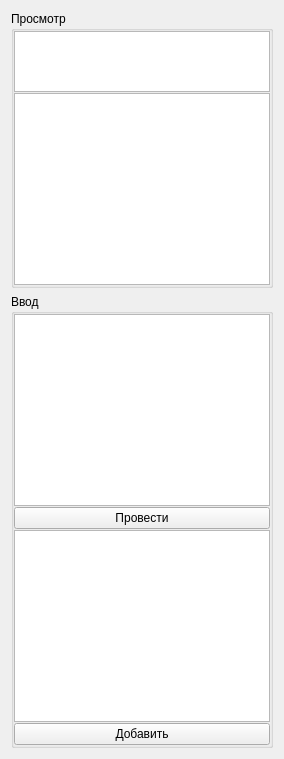
          <widget class="QWidget" name="tab_19">
           <attribute name="title">
            <string>Замечания</string>
           </attribute>
           <layout class="QVBoxLayout" name="verticalLayout_33">
            <item>
             <widget class="QGroupBox" name="groupBox_2">
              <property name="title">
               <string>Просмотр</string>
              </property>
              <layout class="QVBoxLayout" name="verticalLayout_32">
               <property name="spacing">
                <number>1</number>
               </property>
               <property name="leftMargin">
                <number>0</number>
               </property>
               <property name="topMargin">
                <number>0</number>
               </property>
               <property name="rightMargin">
                <number>0</number>
               </property>
               <property name="bottomMargin">
                <number>0</number>
               </property>
               <item>
                <widget class="QTableWidget" name="tbl_selector_filtr">
                 <property name="maximumSize">
                  <size>
                   <width>16777215</width>
                   <height>61</height>
                  </size>
                 </property>
                </widget>
               </item>
               <item>
                <widget class="QTableWidget" name="tbl_selector"/>
               </item>
              </layout>
             </widget>
            </item>
            <item>
             <widget class="QGroupBox" name="groupBox_3">
              <property name="title">
               <string>Ввод</string>
              </property>
              <layout class="QVBoxLayout" name="verticalLayout_31">
               <property name="spacing">
                <number>1</number>
               </property>
               <property name="leftMargin">
                <number>0</number>
               </property>
               <property name="topMargin">
                <number>0</number>
               </property>
               <property name="rightMargin">
                <number>0</number>
               </property>
               <property name="bottomMargin">
                <number>0</number>
               </property>
               <item>
                <widget class="QTableWidget" name="tbl_selector_edit"/>
               </item>
               <item>
                <widget class="QPushButton" name="btn_selector_edit">
                 <property name="text">
                  <string>Провести</string>
                 </property>
                </widget>
               </item>
               <item>
                <widget class="QTableWidget" name="tbl_selector_add"/>
               </item>
               <item>
                <widget class="QPushButton" name="btn_selector_add">
                 <property name="text">
                  <string>Добавить</string>
                 </property>
                </widget>
               </item>
              </layout>
             </widget>
            </item>
           </layout>
          </widget>
